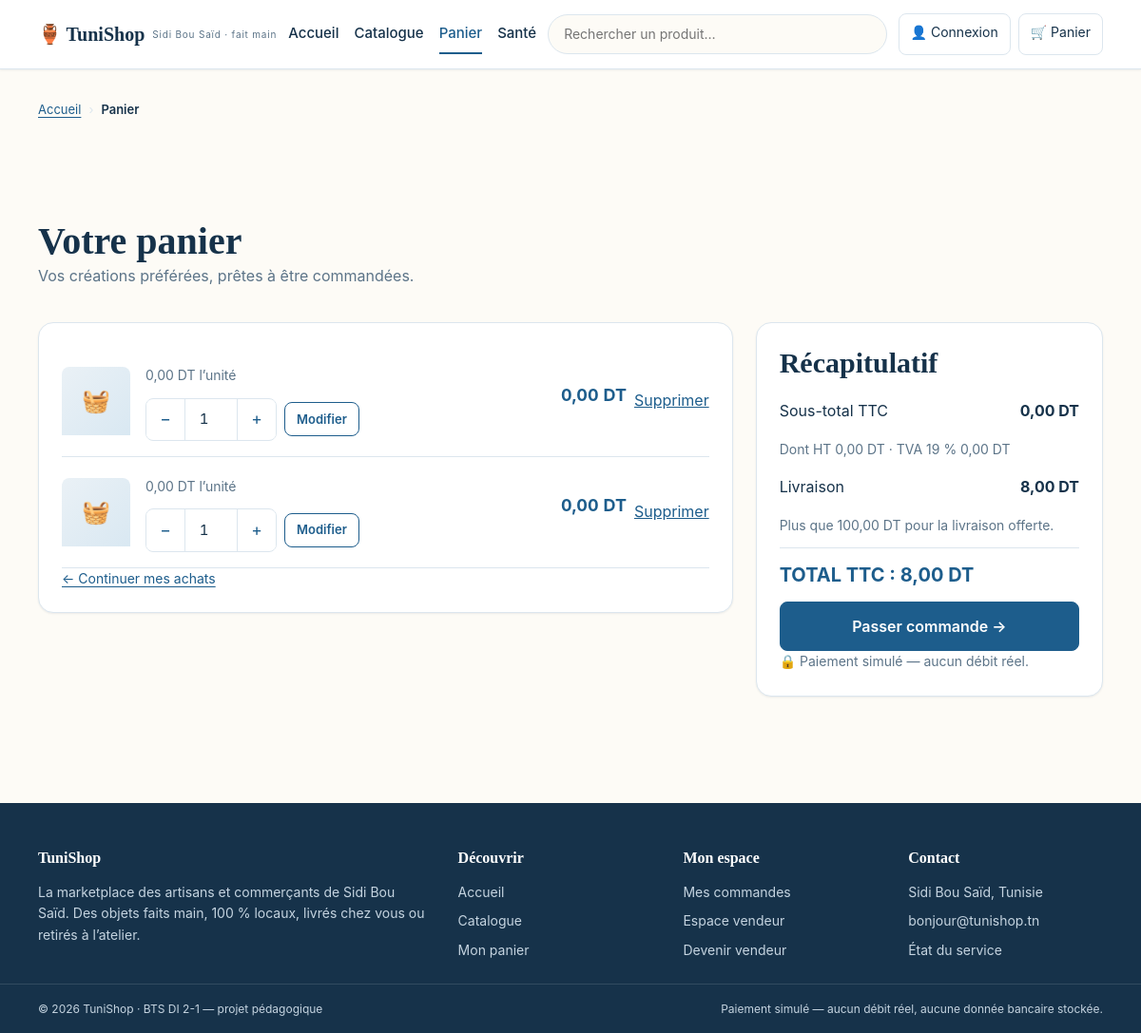
Screenshot of /panier with the database file from the repository.
### tables this page shows
CREATE TABLE cart_items (
  id             INT UNSIGNED NOT NULL AUTO_INCREMENT,
  cart_id        INT UNSIGNED NOT NULL,
  product_id     INT UNSIGNED NOT NULL,
  shop_id        INT UNSIGNED NOT NULL COMMENT 'Snapshot vendeur (évite de lire products au checkout)',
  product_name   VARCHAR(150) NOT NULL COMMENT 'Snapshot produit',
  product_slug   VARCHAR(170) NOT NULL COMMENT 'Snapshot URL SEO',
  quantity       INT UNSIGNED NOT NULL DEFAULT 1,
  unit_price_ttc DECIMAL(10,2) NOT NULL,
  created_at     DATETIME NOT NULL DEFAULT CURRENT_TIMESTAMP,
  updated_at     DATETIME NOT NULL DEFAULT CURRENT_TIMESTAMP ON UPDATE CURRENT_TIMESTAMP,
  PRIMARY KEY (id),
  UNIQUE KEY uq_cart_items (cart_id, product_id),
  KEY idx_cart_items_cart (cart_id),
  CONSTRAINT fk_cart_items_cart FOREIGN KEY (cart_id) REFERENCES carts (id) ON DELETE CASCADE,
  CONSTRAINT fk_cart_items_product FOREIGN KEY (product_id) REFERENCES products (id) ON DELETE RESTRICT,
  CONSTRAINT fk_cart_items_shop FOREIGN KEY (shop_id) REFERENCES shops (id) ON DELETE RESTRICT,
  CONSTRAINT ck_cart_items_qty CHECK (quantity > 0)
);

### app/Views/cart/index.php (the view, shortened to what the rows shown need)
<div class="page-head">
  <div>
    <h1>Votre panier</h1>
  </div>
</div>
<?php if ($items === []) : ?>
  <div class="empty-state card">
    <p class="empty-icon" aria-hidden="true">🛒</p>
    <h2>Votre panier est vide</h2>
    <p class="muted">Parcourez le catalogue pour découvrir les artisans de Sidi Bou Saïd.</p>
    <a class="btn" href="/catalogue">Découvrir le catalogue →</a>
  </div>
<?php else : ?>
  <div class="cart-layout">
    <section class="card" aria-label="Articles du panier">
      <?php foreach ($items as $item) : ?>
        <div class="cart-line">
          <div class="thumb small" role="img" aria-label="Illustration de <?= $this->e($item['product_name']) ?>">
            <span aria-hidden="true">🧺</span>
          </div>
          <div>
            <p class="muted small"><?= number_format((float) $item['unit_price_ttc'], 2, ',', ' ') ?> DT l’unité</p>
            <form method="post" action="/panier/ajouter" class="inline" data-qty>
              <div class="qty">
                <button type="button" data-qty-step="-1" aria-label="Diminuer la quantité de <?= $this->e($item['product_name']) ?>">−</button>
                <input id="qty-<?= (int) $item['product_id'] ?>" type="number" name="quantity"
                       value="<?= (int) $item['quantity'] ?>" min="1" max="99">
                <button type="button" data-qty-step="1" aria-label="Augmenter la quantité de <?= $this->e($item['product_name']) ?>">+</button>
              </div>
              <button class="btn small secondary" type="submit">Modifier</button>
            </form>
          </div>
          <div class="cart-actions">
            <p class="price"><?= number_format(isset($item['line_total_ttc']) ? (float) $item['line_total_ttc'] : (float) $item['unit_price_ttc'] * (int) $item['quantity'], 2, ',', ' ') ?> DT</p>
            <form method="post" action="/panier/supprimer" data-confirm="Retirer cet article du panier ?">
              <button class="link" type="submit" aria-label="Supprimer <?= $this->e($item['product_name']) ?> du panier">Supprimer</button>
            </form>
          </div>
        </div>
      <?php endforeach; ?>
    </section>
    <aside class="card recap" aria-labelledby="recap-title">
      <h2 id="recap-title">Récapitulatif</h2>
    </aside>
  </div>
<?php endif; ?>

### rows the page displays
cart_items: unit_price_ttc "0,00", quantity "1", unit_price_ttc+quantity "0,00"
cart_items: unit_price_ttc "0,00", quantity "1", unit_price_ttc+quantity "0,00"

### other values shown
$this->e($label) "Panier"
$totals['subtotal_ttc'] "0,00"
$totals['subtotal_ht'] "0,00"
$totals['vat_amount'] "0,00"
$totals['shipping_fee'] "8,00"
$totals['remaining_for_free_shipping'] "100,00"
$totals['total_ttc'] "8,00"
